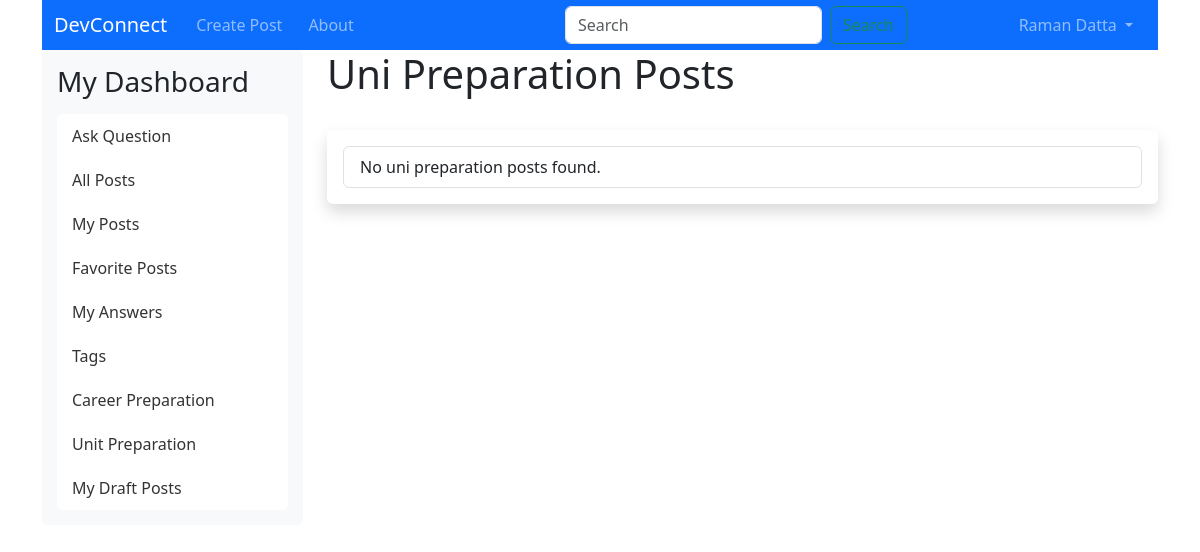
Before: /uni_preparation (signed in) with the older database file.
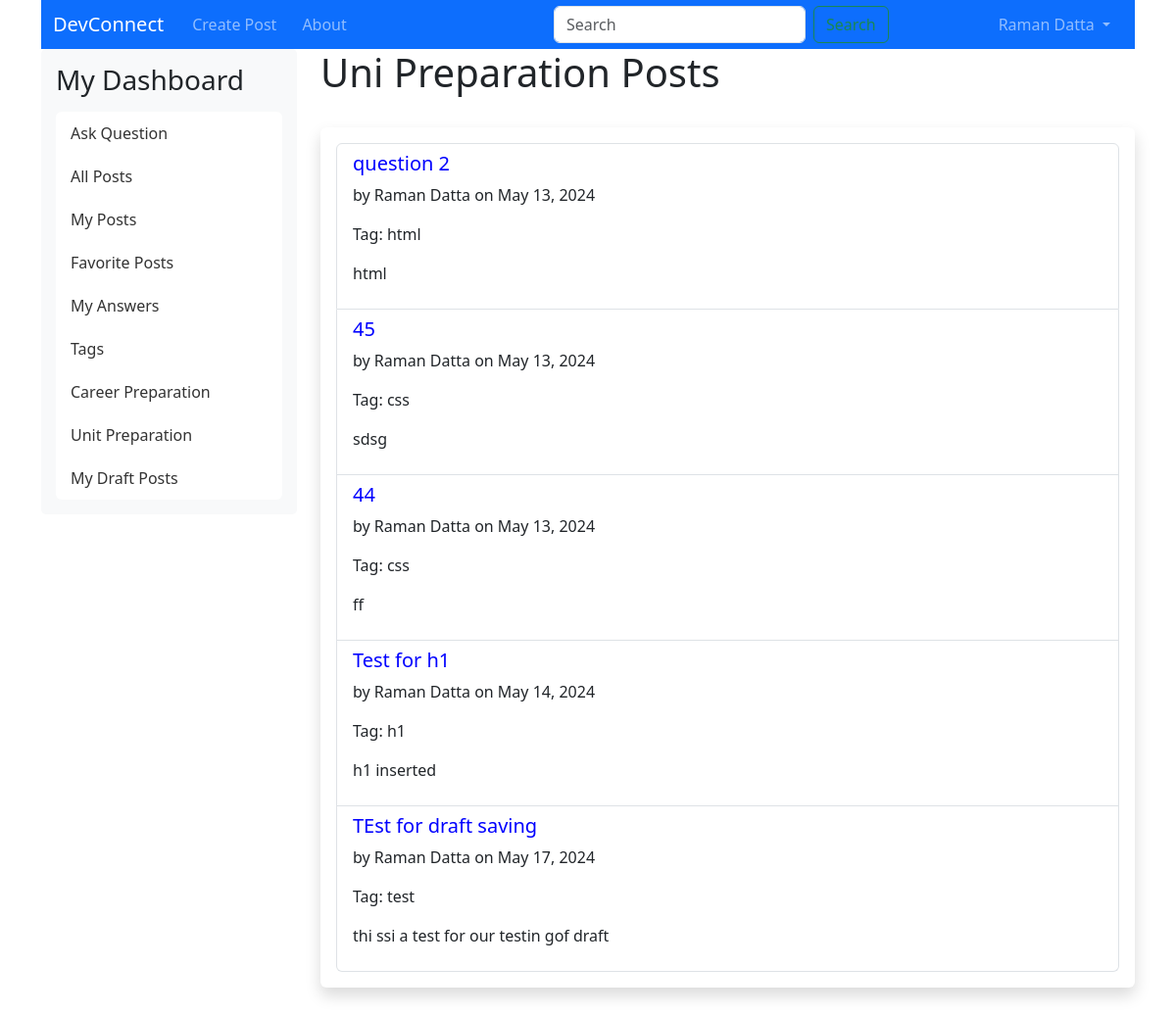
After: the same page with the newer database file.
### app/models/model.py (models this page shows, shortened)
class Posts(db.Model):
    __tablename__ = "posts"
    id = db.Column(db.Integer, primary_key=True)
    title = db.Column(db.String(255), nullable=False)
    content = db.Column(db.Text, nullable=False)
    author_id = db.Column(db.Integer, db.ForeignKey('users.id'))
    date_posted = db.Column(db.DateTime, default=datetime.utcnow)
    deleted = db.Column(db.Boolean, default=False)
    answered = db.Column(db.Boolean, default=False)
    tag_id = db.Column(db.Integer, db.ForeignKey('tags.id'))
    career_preparation = db.Column(db.Boolean, default=False)
    is_draft = db.Column(db.Boolean, default=False)  # New column to indicate if the post is a draft
    author = db.relationship('User', backref=db.backref('posts', lazy=True))
    tag = db.relationship('Tag', backref=db.backref('posts', lazy=True))

class User(UserMixin, db.Model):
    __tablename__ = "users"
    id = db.Column(db.Integer, primary_key=True)
    first_name = db.Column(db.String(100), nullable=False)
    last_name = db.Column(db.String(100), nullable=False)
    uwa_id = db.Column(db.String(100), unique=True, nullable=False)
    email = db.Column(db.String(100), unique=True, nullable=False)
    major = db.Column(db.String(100), nullable=False)
    password_hash = db.Column(db.String(200), nullable=False)
    user_image = db.Column(db.String(200))
    is_disabled = db.Column(db.Boolean, default=False)
    timestamp = db.Column(db.DateTime, default=datetime.utcnow)
    role = db.Column(db.String(100))
    def __repr__(self):
        return f'<User {self.email}>'
    @property
    def is_active(self):
        return not self.is_disabled

class Tag(db.Model):
    __tablename__ = "tags"
    id = db.Column(db.Integer, primary_key=True)
    tag = db.Column(db.String(100), nullable=False)

### app/controllers/main_controller.py (the view)
@main.route("/uni_preparation")
@login_required
def uni_preparation():
    uni_preparation_posts = Posts.query.filter_by(career_preparation=False, is_draft=False).all()
    return render_template("main/uni_preparation.html", posts=uni_preparation_posts)

### app/controllers/main_controller.py (called while the page is built)
@main.before_app_request
def add_tags_to_sidebar():
    if current_user.is_authenticated:
        tags_with_counts = db.session.query(
            Tag.id,
            Tag.tag,
            func.count(Posts.id).label('post_count')
        ).join(Posts, Posts.tag_id == Tag.id).group_by(Tag.id).all()
        g.tags = tags_with_counts
    else:
        g.tags = []

### app/templates/main/uni_preparation.html (shortened to what this page needs)
{% extends "includes/layout.html" %}
{% block content %}
<h1>Uni Preparation Posts</h1>
<br/>
<div class="shadow p-3 mb-5 bg-body rounded">
    <ul class="list-group" id="posts-list">
        {% for post in posts %}
        <li class="list-group-item">
            <h5><a href="{{ url_for('main.view_post', post_id=post.id) }}">{{ post.title }}</a></h5>
            <p>by {{ post.author.first_name }} {{ post.author.last_name }} on {{ post.date_posted.strftime('%B %d, %Y') }}</p>
            <p>Tag: {{ post.tag.tag if post.tag else 'N/A' }}</p>
            <p>{{ post.content|safe }}</p>
        </li>
        {% endfor %}
        {% if not posts %}
        <li class="list-group-item">No uni preparation posts found.</li>
        {% endif %}
    </ul>
</div>
{% endblock %}

Changed rows visible on the page:
now on this page (row edited): Posts: title "question 2", author.first_name "Raman", author.last_name "Datta", date_posted "May 13, 2024", tag "html", content "html"
now on this page (row edited): Posts: title "45", author.first_name "Raman", author.last_name "Datta", date_posted "May 13, 2024", tag "css", content "sdsg"
now on this page (row edited): Posts: title "44", author.first_name "Raman", author.last_name "Datta", date_posted "May 13, 2024", tag "css", content "ff"
now on this page (row edited): Posts: title "Test for h1", author.first_name "Raman", author.last_name "Datta", date_posted "May 14, 2024", tag "h1", content "h1 inserted"
added Posts: title "TEst for draft saving", author.first_name "Raman", author.last_name "Datta", date_posted "May 17, 2024", tag "test", content "thi ssi a test for our testin gof draft"
Other visible differences:
text no longer shown: "No uni preparation posts found."
